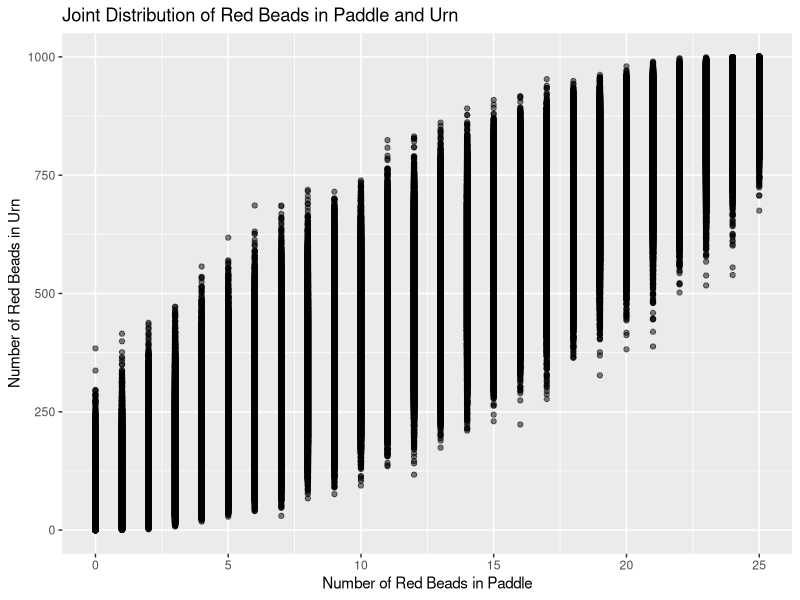
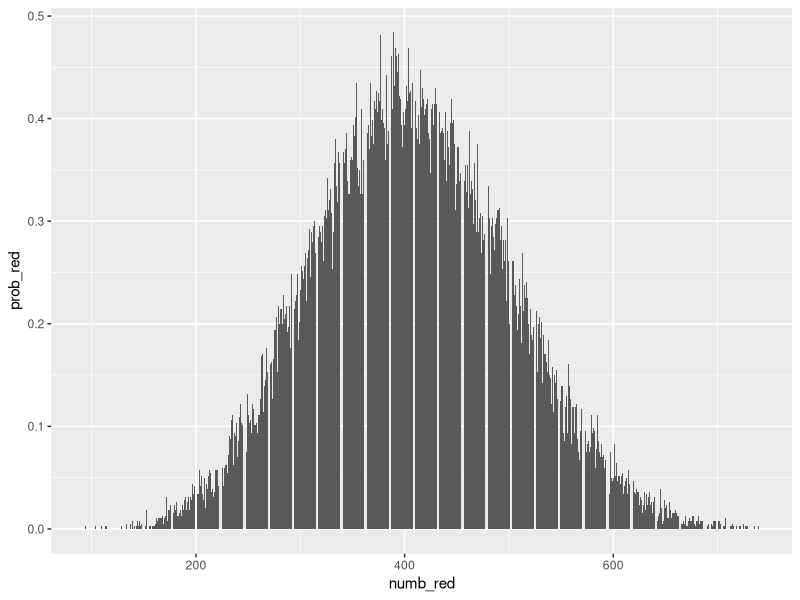

Reproduce these figures in R, in order.
## ---- chunk 1
knitr::opts_chunk$set(echo = FALSE)
library(tidyverse)

# Build an urn with 500 red beads, 490 blue beads, and 10 yellow beads. The urn
# should have two variables: ID and color. Mix up the beads in the urn randomly.
# That is, we don't want all the red beads to have ID 1 through 500 and so on.
# Sort the urn by ID.

beads <- c(rep("red", 500), rep("blue", 490), rep("yellow", 10))

urn <- tibble(ID = 1:1000,
              color = sample(beads))

# Using the book, where a very similar example is given, is highly recommended.
# But, this example is trickier than the book because you have to mix up the
# beads before you assign the `ID` values. If you don't tell sample() how many
# you want, it just gives you back everything, reordered. Try `sample(letters)`
# to see. (Note that `letters` is a built in object in R.)
              
## ---- chunk 2
tibble(urn_red = seq(100, 700, by = 100)) %>% 
  mutate(paddle_red = map(urn_red, ~ rbinom(n = 100, size = 25, prob = ./1000))) %>% 
  unnest(paddle_red) %>% 
  sample_n(10)
## ---- chunk 3
urn_size = nrow(urn)
paddle_size = 25
reps = 1000

x <- tibble(numb_red = rep(seq(from = 0, to = 1000, by = 1), reps)) %>%
  mutate(paddle_red = map_int(numb_red, ~rbinom(n = 1, size = paddle_size, prob = ./urn_size)))

x %>%
  ggplot(aes(x = paddle_red, y = numb_red)) +
  geom_point(alpha = 0.5) +
  labs(title = "Joint Distribution of Red Beads in Paddle and Urn", x = "Number of Red Beads in Paddle", y= "Number of Red Beads in Urn")
## ---- chunk 4
distribution <- x %>%
filter(paddle_red == 10) %>%
  group_by(numb_red) %>%
  summarize(total = n(), .groups = "drop") %>%
  mutate(prob_red = (total/sum(total)) *100) %>%
  select(-total)

distribution %>%
  ggplot(aes(x=numb_red, y = prob_red)) +
  geom_col()
## ---- chunk 5
distribution %>%
    mutate(new_reds = map(numb_red, 
                            ~ rbinom(n = 100, 
                                     size = 20,
                                     prob = ./1000))) %>%
  unnest(new_reds) %>%
  mutate(res = ifelse(new_reds > 3, TRUE, FALSE)) %>% 
  summarise(final = weighted.mean(res, prob_red))

